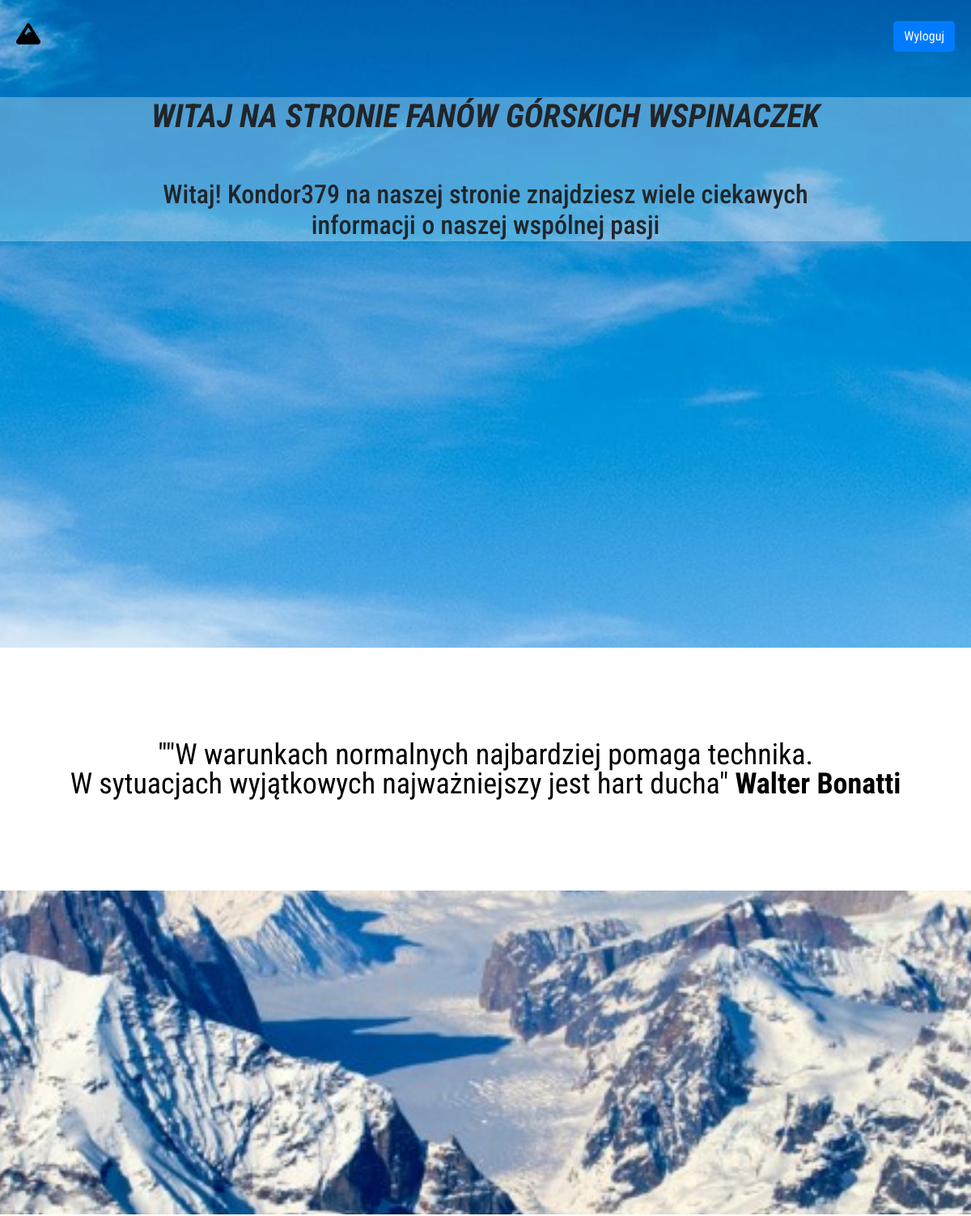
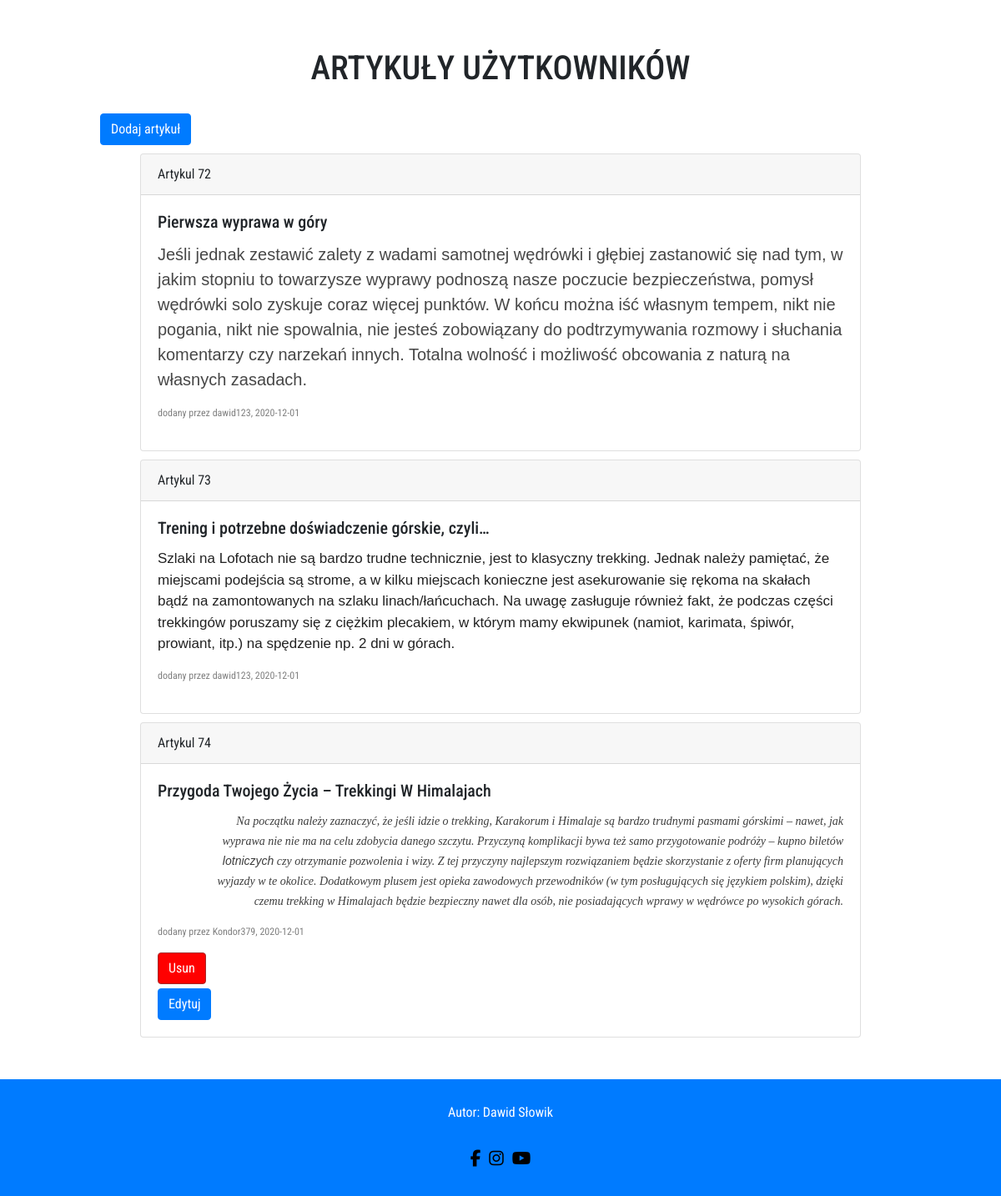
The page /index.php (signed in) on the database its author committed (2 pictures, top to bottom).
### tables this page shows
CREATE TABLE `articles` (
  `id_artykul` int(11) NOT NULL,
  `id_user` int(11) NOT NULL,
  `data_utworzenia` date NOT NULL,
  `data_edycji` date NOT NULL,
  `tytul` varchar(100) NOT NULL,
  `tresc` longtext NOT NULL
);

CREATE TABLE `users` (
  `id_user` int(11) NOT NULL,
  `login` varchar(30) NOT NULL,
  `haslo` varchar(255) NOT NULL,
  `uprawnienia` int(11) NOT NULL
);

### index.php (the view, shortened to what this page needs)
<!DOCTYPE html>
<html lang="en">
<head>
    <link rel="stylesheet" href="https://maxcdn.bootstrapcdn.com/bootstrap/4.5.2/css/bootstrap.min.css">
    <link rel="stylesheet" href="https://stackpath.bootstrapcdn.com/font-awesome/4.7.0/css/font-awesome.min.css.">
    <link rel="stylesheet" href="style.css">
</head>
<body>
    <div class="parallax first">
        <nav>
            <div class="logo"><i class="fas fa-mountain"></i></div>
            <div class="navElements">
                <?php if (isset($_SESSION['logged']) && $_SESSION['logged'] == 1) echo '<button type="button" class="btn btn-primary" onclick="window.location=\'logout.php\'">Wyloguj</button>'; ?>
            </div>
        </nav>
        <div class="witaj">
            <div class="background">
                <h1><i>Witaj na stronie fanów górskich wspinaczek</i> </h1><br>
                <?php if (isset($_SESSION['logged']) && $_SESSION['logged'] == 1) {
                    $user = $_SESSION['user'];
                    echo '<h2 style="text-transform: none;">Witaj! ' . $user . ' na naszej stronie znajdziesz wiele ciekawych <br> informacji o naszej wspólnej pasji</h2>';
                } ?>
            </div>
        </div>
    </div>
    <div class="hello">
        <p>""W warunkach normalnych najbardziej pomaga technika. <br> W sytuacjach wyjątkowych najważniejszy jest hart ducha" <span style="font-weight: 700;">Walter Bonatti</span>
        </p>
    </div>
    <div class="parallax second"></div>
    <div class="wrapper">
        <main>
            <h1 style="text-transform: uppercase;">Artykuły użytkowników</h1>
            <?php if (isset($_SESSION['logged']) && $_SESSION['logged'] == 1) {
                echo '<button type="button" class="btn btn-primary" onclick="window.location=\'article_add.php\'">Dodaj artykuł</button>';
                require('connect.php');
                $query = "SELECT login, tresc, tytul, data_utworzenia, id_artykul from articles join users on articles.id_user=users.id_user";
                $result = mysqli_query($connection, $query);
                if ($result) {
                    while ($row = mysqli_fetch_assoc($result)) {
                        $tytul = $row['tytul'];
                        $tresc = $row['tresc'];
                        $login = $row['login'];
                        $data = $row['data_utworzenia'];
                        $idArticle = $row['id_artykul'];
                        $who = $_SESSION['user'];
                        echo "<div id=\"$idArticle\" class=\"card\">
                              <div class=\"card-header\">Artykul $idArticle</div>
                                <div class=\"card-body\">
                                <h5 class=\"card-title\">$tytul</h5>
                                <div class=\"card-text\">$tresc</div>
                              ";
                        echo "<p style=\"color: gray; font-size: 12px;\">dodany przez $login, $data</p>";
                        if ($who == $login || $who == 'admin') {
                            echo '<form method="post" action="article_delete.php">';
                            echo '<input type="submit" style="background-color: red; border-color: brown;" class="btn btn-primary" type="button" value="Usun" name="btnDelete">';
                            echo '</form>';
                            echo '<form  method="post" action="article_edit.php">';
                            echo '<input type="submit" style="margin-top: 5px; " class="btn btn-primary" type="button" value="Edytuj" name="btnEdit">';
                            echo '</form>';
                        }
                        echo "</div>
                                </div>";
                    }
                }
            } else {
                echo '<div class="nieZalogowany"><p>Zaloguj się aby zobaczyć zawartość</p></div>';
            }
            ?>
        </main>
    </div>
    <footer>
        <div class="napis">Autor: Dawid Słowik</div>
        <div class="social">
            <div class="fb"><a href="https:\\www.facebook.com" target="_blank"><i class="fab fa-facebook-f"></i></a></div>
            <div class="ig"><a href="https:\\www.instagram.com" target="_blank"><i class="fab fa-instagram"></i></a></div>
            <div class="yt"><a href="https:\\www.youtube.com" target="_blank"><i class="fab fa-youtube"></i></a></div>
        </div>
    </footer>
</body>
</html>

### style.css (style rules this page uses)
* { border: 0; padding: 0; box-sizing: border-box; }
body, html { height: 100%; font-family: 'Roboto Condensed', sans-serif; }
.parallax { background-image: url(images/3.jpg); height: 100%; background-attachment: fixed; background-position: center; background-repeat: no-repeat; background-size: cover; }
.first { display: flex; flex-direction: column; }
.first .logo { font-size: 30px; }
.first .logo i { transition: .2s; color: black; }
.first nav { font-size: 30px; padding: 20px; background-color: rgba(255, 255, 255, 0); position: fixed; width: 100%; top: 0; left: 0; z-index: 2; display: flex; justify-content: space-between; }
.first .witaj { flex-grow: 1; text-align: center; font-size: 30px; text-transform: uppercase; padding-top: 10%; }
.background { width: 100%; margin: auto; background-color: rgba(255, 255, 255, .3); }
.first h1 { font-weight: 700; }
.second { background-image: url(images/4.jpg); height: 50%; }
.hello { height: 300px; background-color: white; color: black; font-size: 36px; width: 100%; line-height: 100%; position: relative; }
.hello p { position: absolute; top: 50%; left: 50%; transform: translate(-50%, -50%); width: 100%; text-align: center; }
.wrapper { background-color: white; min-height: 50vh; }
.wrapper main { width: 80%; margin: auto; margin-top: 5%; }
.wrapper main h1 { text-align: center; margin-bottom: 30px; }
.card { margin: auto; width: 90%; margin-top: 10px; }
footer { margin-top: 50px; background-color: rgb(0, 123, 255); height: 10vh; width: 100%; line-height: 10vh; text-align: center; font-size: 16px; color: white; display: flex; align-items: center; flex-direction: column; }
footer .napis { z-index: 1; }
footer .social { color: black; display: flex; justify-content: center; background-color: rgb(0, 123, 255); width: 100%; margin-top: -30px; }
footer .social div { margin: 5px; font-size: 20px; }
footer .social div a { color: black; }

### rows shown on the page
articles: id_artykul "72", tytul "Pierwsza wyprawa w góry", tresc "Jeśli jednak zestawić zalety z wadami samotnej wędrówki i głębiej zastanowić się nad tym, w jakim stopniu to towarzysze wyprawy podnoszą nasze poczucie bezpieczeństwa, pomysł wędrówki solo zyskuje coraz więcej punktów. W końcu można iść własnym tempem, nikt nie pogania, nikt nie spowalnia, nie jesteś zobowiązany do podtrzymywania rozmowy i słuchania komentarzy czy narzekań innych. Totalna wolność i możliwość obcowania z naturą na własnych zasadach.", id_user.login "dawid123", data_utworzenia "2020-12-01"
articles: id_artykul "73", tytul "Trening i potrzebne doświadczenie górskie, czyli…", tresc "Szlaki na Lofotach nie są bardzo trudne technicznie, jest to klasyczny trekking. Jednak należy pamiętać, że miejscami podejścia są strome, a w kilku miejscach konieczne jest asekurowanie się rękoma na skałach bądź na zamontowanych na szlaku linach/łańcuchach. Na uwagę zasługuje również fakt, że podczas części trekkingów poruszamy się z ciężkim plecakiem, w którym mamy ekwipunek (namiot, karimata, śpiwór, prowiant, itp.) na spędzenie np. 2 dni w górach.", id_user.login "dawid123", data_utworzenia "2020-12-01"
articles: id_artykul "74", tytul "Przygoda Twojego Życia – Trekkingi W Himalajach", tresc "Na początku należy zaznaczyć, że jeśli idzie o trekking, Karakorum i Himalaje są bardzo trudnymi pasmami górskimi – nawet, jak wyprawa nie nie ma na celu zdobycia danego szczytu. Przyczyną komplikacji bywa też samo przygotowanie podróży – kupno biletów lotniczych czy otrzymanie pozwolenia i wizy. Z tej przyczyny najlepszym rozwiązaniem będzie skorzystanie z oferty firm planujących wyjazdy w te okolice. Dodatkowym plusem jest opieka zawodowych przewodników (w tym posługujących się językiem polskim), dzięki czemu trekking w Himalajach będzie bezpieczny nawet dla osób, nie posiadających wprawy w wędrówce po wysokich górach.", id_user.login "Kondor379", data_utworzenia "2020-12-01"

### other values the page prints
$user "Kondor379"
